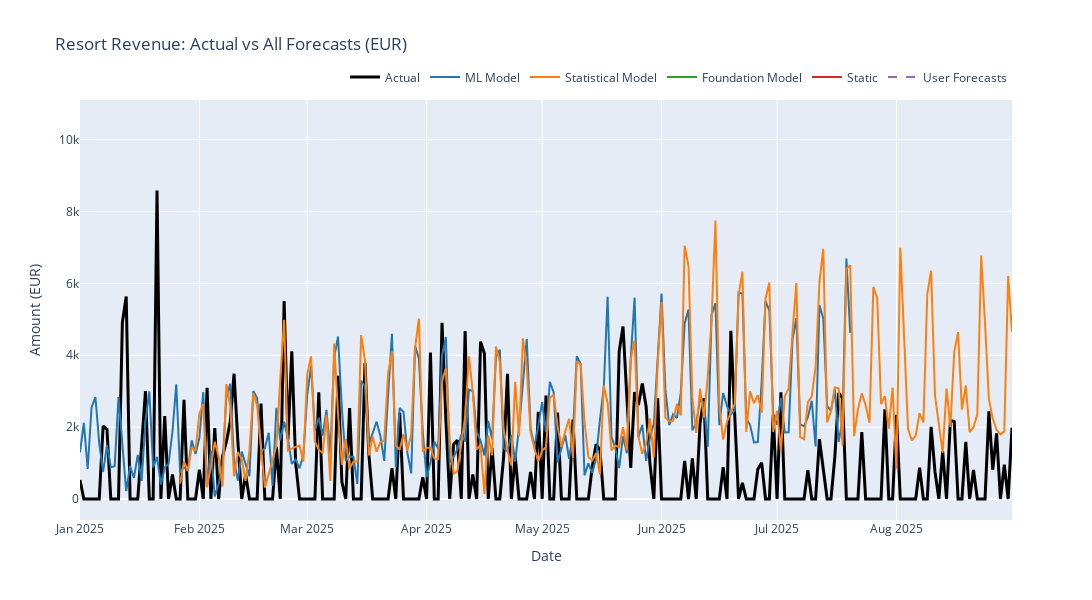

Notebook code cell kept with this figure:
### Markdown cell above
**Code Cell Description:**

Creates a detailed line chart showing daily resort revenue (actual in black) compared to all forecast methods. Helps visualize which methods track actual revenue most closely and where gaps occur.

### Code cell
# CHART: RESORT REVENUE - ACTUAL VS ALL FORECASTS

print("=" * 80)
print("CREATING RESORT REVENUE CHART")
print("=" * 80)

# Filter for resort revenue
revenue_data = daily_recon[daily_recon['category'] == 'cash_in_resort_revenue'].copy()
revenue_data = revenue_data.sort_values('date')

print(f"\nRevenue data points: {len(revenue_data)}")

# Create figure
fig = go.Figure()

# Add actual line
fig.add_trace(go.Scatter(
    x=revenue_data['date'],
    y=revenue_data['actual'],
    mode='lines',
    name='Actual',
    line=dict(color='black', width=3),
    hovertemplate='%{y:,.2f}<extra></extra>'
))

# Add forecast model lines
forecast_lines = [
    ('forecast_ml_model', 'ML Model', '#1f77b4'),
    ('forecast_statistical_model', 'Statistical Model', '#ff7f0e'),
    ('forecast_foundation_model', 'Foundation Model', '#2ca02c'),
    ('forecast_static', 'Static', '#d62728'),
    ('forecast_user', 'User Forecasts', '#9467bd')
]

for col, name, color in forecast_lines:
    # Replace 0 with NaN to create gaps in the line
    y_data = revenue_data[col].replace(0, np.nan)
    
    fig.add_trace(go.Scatter(
        x=revenue_data['date'],
        y=y_data,
        mode='lines',
        name=name,
        line=dict(color=color, width=2, dash='dash' if 'user' in col.lower() else 'solid'),
        hovertemplate='%{y:,.2f}<extra></extra>'
    ))

# Update layout
fig.update_layout(
    title='Resort Revenue: Actual vs All Forecasts (EUR)',
    xaxis=dict(title='Date'),
    yaxis=dict(title='Amount (EUR)'),
    height=600,
    width=1200,
    hovermode='x unified',
    legend=dict(
        orientation='h',
        yanchor='bottom',
        y=1.02,
        xanchor='right',
        x=1
    )
)

fig.show()

print("\n✓ Resort revenue chart displayed")
print("  NOTE: Forecast values displayed in EUR (converted from cents)")

### Figure 1 — Plotly figure (JSON) as saved in the notebook; plotly's stock layout.template omitted (floating-point values rounded to 4 significant figures; data arrays with more than 128 entries replaced by an {"elided": "..."} marker saying what was removed)
{"data": [{"hovertemplate": "%{y:,.2f}<extra></extra>", "line": {"color": "black", "width": 3}, "mode": "lines", "name": "Actual", "type": "scatter", "x": {"elided": "243 str values"}, "y": {"elided": "243 float values"}}, {"hovertemplate": "%{y:,.2f}<extra></extra>", "line": {"color": "#1f77b4", "dash": "solid", "width": 2}, "mode": "lines", "name": "ML Model", "type": "scatter", "x": {"elided": "243 str values"}, "y": {"elided": "243 float values"}}, {"hovertemplate": "%{y:,.2f}<extra></extra>", "line": {"color": "#ff7f0e", "dash": "solid", "width": 2}, "mode": "lines", "name": "Statistical Model", "type": "scatter", "x": {"elided": "243 str values"}, "y": {"elided": "243 float values"}}, {"hovertemplate": "%{y:,.2f}<extra></extra>", "line": {"color": "#2ca02c", "dash": "solid", "width": 2}, "mode": "lines", "name": "Foundation Model", "type": "scatter", "x": {"elided": "243 str values"}, "y": {"elided": "243 float values"}}, {"hovertemplate": "%{y:,.2f}<extra></extra>", "line": {"color": "#d62728", "dash": "solid", "width": 2}, "mode": "lines", "name": "Static", "type": "scatter", "x": {"elided": "243 str values"}, "y": {"elided": "243 float values"}}, {"hovertemplate": "%{y:,.2f}<extra></extra>", "line": {"color": "#9467bd", "dash": "dash", "width": 2}, "mode": "lines", "name": "User Forecasts", "type": "scatter", "x": {"elided": "243 str values"}, "y": {"elided": "243 float values"}}], "layout": {"height": 600, "hovermode": "x unified", "legend": {"orientation": "h", "x": 1, "xanchor": "right", "y": 1.02, "yanchor": "bottom"}, "title": {"text": "Resort Revenue: Actual vs All Forecasts (EUR)"}, "width": 1200, "xaxis": {"title": {"text": "Date"}}, "yaxis": {"title": {"text": "Amount (EUR)"}}}}
